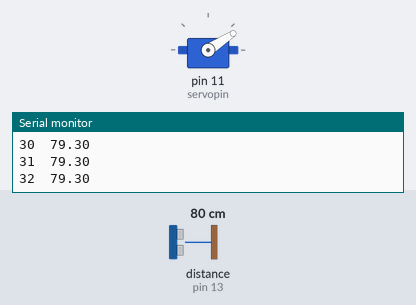
Bench run of a sketch on a simulated Arduino Uno, built with avr-gcc and run on an emulated ATmega328P. Shown: servo, the last lines printed to the serial monitor. Wiring (inferred from the names in the program): ultrasonic range finder: trigger pin 12; echo pin 13. Inputs (shaded band) come from the test bench; at power-on: distance to the obstacle (sensor on pin 13) 80 cm. The echo pulse lasts 58.3 µs per cm.

Above: at 1.2 s.
1.3 s: distance to the obstacle (sensor on pin 13) set to 35 cm
At 2.1 s:
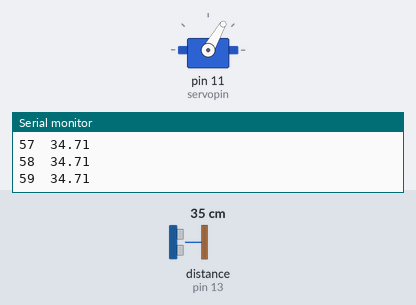
4.3 s: distance to the obstacle (sensor on pin 13) set to 2 cm
At 5.97 s:
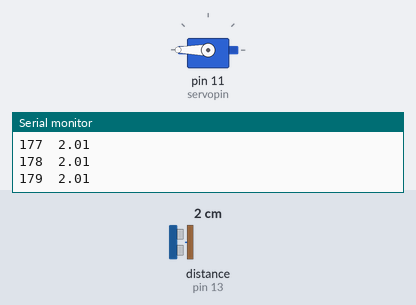
7.3 s: distance to the obstacle (sensor on pin 13) set to 120 cm
At 12.58 s:
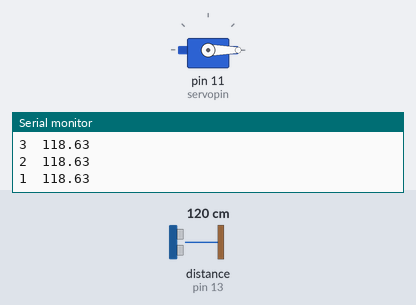
Timing chart, 0 to 19.3 s (numbered marks = the images above; inputs shaded):
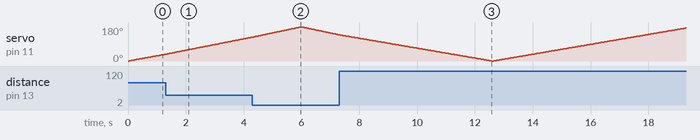

The sketch:

6_Ultrasonic_Servo.ino
```cpp
#include <Servo.h>
#define servopin 11
#define trig 12
#define echo 13

float distance = 0;
Servo servomotor;

void setup() {
  Serial.begin(9600);
  pinMode(trig, OUTPUT);
  pinMode(echo, INPUT);

  digitalWrite(trig, LOW);
  digitalWrite(echo, LOW);

  servomotor.attach(servopin);
  Serial.println("Start");
}

void loop() {
  for(int i=0;i<=180;i++){
    servomotor.write(i);
    distance = ultrasonic();
    Serial.print(i);
    Serial.print("\t");
    Serial.println(distance);
    delay(10);
  }
  for(int i=180;i>=0;i--){
    servomotor.write(i);
    distance = ultrasonic();
    Serial.print(i);
    Serial.print("\t");
    Serial.println(distance);
    delay(10);
  }
}

float ultrasonic(){
  // 초음파 발생
  digitalWrite(trig, HIGH);
  delayMicroseconds(10);
  digitalWrite(trig, LOW);

  // echoPin 이 HIGH를 유지하며 초음파를 수신한다.
  unsigned long duration = pulseIn(echo, HIGH);
  digitalWrite(echo, LOW);
  // HIGH 동안의 시간(초음파가 되돌아온 시간)을 이용하여 거리를 계산한다.
  float distance = (float) 340 * duration / 20000;

  delay(20);
  return distance;
}
```
